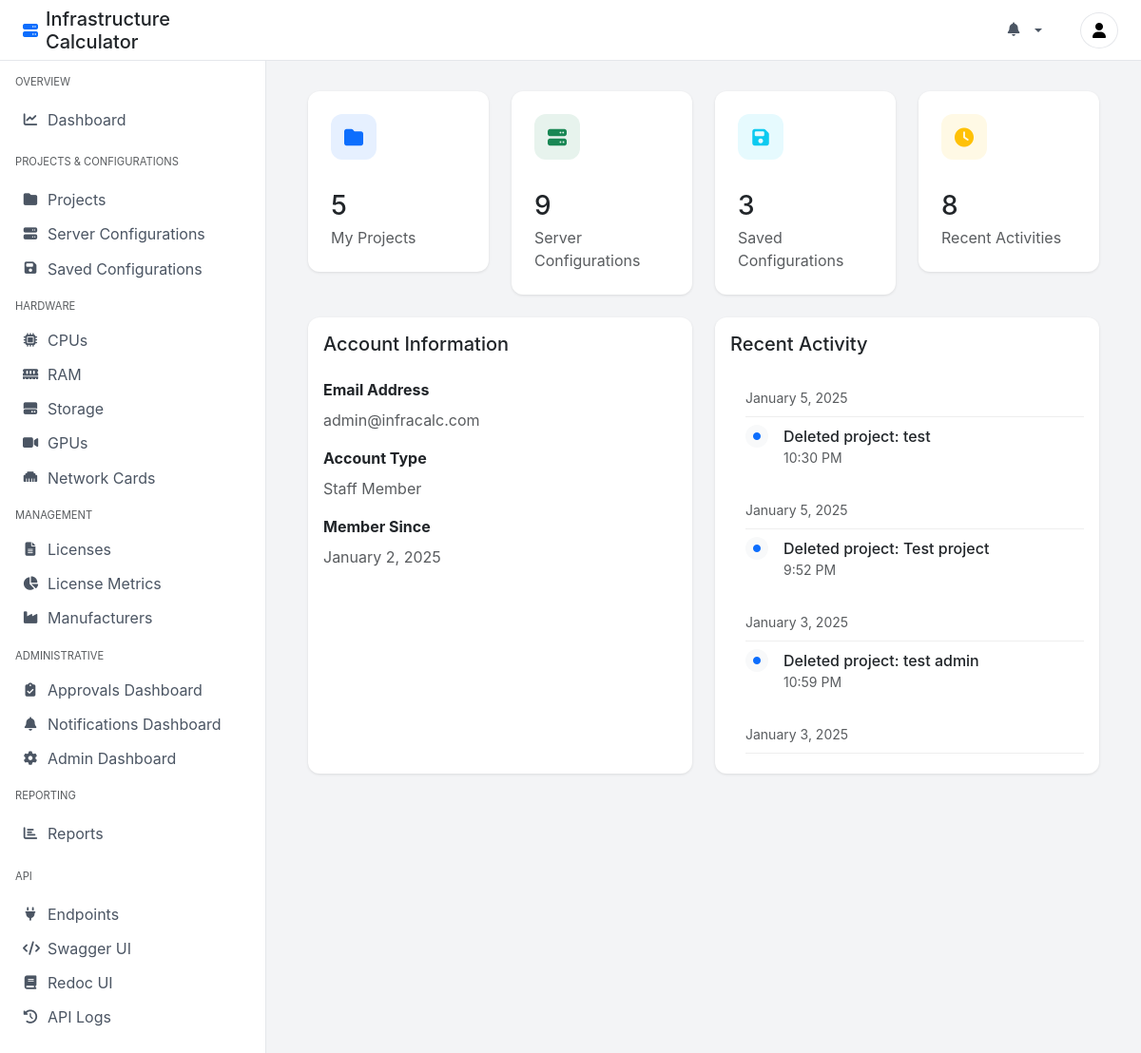
/profile/ (signed in), run on the app's committed database.
### calculator/models.py (models this page shows, shortened)
class UserActivity(models.Model):
    user = models.ForeignKey(settings.AUTH_USER_MODEL, on_delete=models.CASCADE)
    title = models.CharField(max_length=255)
    description = models.TextField(blank=True, null=True)
    timestamp = models.DateTimeField(auto_now_add=True)
    class Meta:
        verbose_name_plural = "User Activities"
        ordering = ['-timestamp']

### calculator/views.py (the view)
# urls.py: path('profile/', views.ProfileView.as_view(), name='profile'),
class ProfileView(LoginRequiredMixin, TemplateView):
    template_name = 'calculator/profile.html'
    def get_context_data(self, **kwargs):
        context = super().get_context_data(**kwargs)
        user = self.request.user
        context['projects_count'] = Project.objects.filter(created_by=user).count()
        context['configurations_count'] = ServerConfiguration.objects.filter(
            project__created_by=user
        ).count()
        context['saved_configs_count'] = SavedConfiguration.objects.count()
        recent_activities = UserActivity.objects.filter(user=user)[:10]
        context['recent_activities'] = recent_activities
        context['recent_activities_count'] = recent_activities.count()
        context['active_tab'] = 'profile'  # For sidebar highlighting
        return context

### calculator/context_processors.py (called while the page is built)
def notifications(request):
    if request.user.is_authenticated and request.user.is_staff:
        unread_notifications = Notification.objects.filter(
            recipient=request.user,
            is_read=False
        )
        return {
            'unread_notifications': unread_notifications,
            'unread_notifications_count': unread_notifications.count(),  # Changed variable name to match template
        }
    return {
        'unread_notifications': [],
        'unread_notifications_count': 0,  # Changed variable name to match template
    }

### calculator/templates/calculator/profile.html (shortened to what this page needs)
{% extends 'calculator/base.html' %}
{% block content %}
    <div class="row g-4 mb-4">
        <div class="col-md-3">
            <a href="{% url 'project_list' %}" class="text-decoration-none">
                <div class="stat-card card hover-card">
                    <div class="d-flex justify-content-between align-items-start mb-3">
                        <div class="stat-icon bg-primary bg-opacity-10 text-primary">
                            <i class="fas fa-folder fa-lg"></i>
                        </div>
                    </div>
                    <h3 class="mb-1">{{ projects_count }}</h3>
                    <p class="text-muted mb-0">My Projects</p>
                </div>
            </a>
        </div>
        <div class="col-md-3">
            <a href="{% url 'serverconfiguration_list' %}" class="text-decoration-none">
                <div class="stat-card card hover-card">
                    <div class="d-flex justify-content-between align-items-start mb-3">
                        <div class="stat-icon bg-success bg-opacity-10 text-success">
                            <i class="fas fa-server fa-lg"></i>
                        </div>
                    </div>
                    <h3 class="mb-1">{{ configurations_count }}</h3>
                    <p class="text-muted mb-0">Server Configurations</p>
                </div>
            </a>
        </div>
        <div class="col-md-3">
            <a href="{% url 'savedconfiguration_list' %}" class="text-decoration-none">
                <div class="stat-card card hover-card">
                    <div class="d-flex justify-content-between align-items-start mb-3">
                        <div class="stat-icon bg-info bg-opacity-10 text-info">
                            <i class="fas fa-save fa-lg"></i>
                        </div>
                    </div>
                    <h3 class="mb-1">{{ saved_configs_count }}</h3>
                    <p class="text-muted mb-0">Saved Configurations</p>
                </div>
            </a>
        </div>
        <div class="col-md-3">
            <div class="stat-card card">
                <div class="d-flex justify-content-between align-items-start mb-3">
                    <div class="stat-icon bg-warning bg-opacity-10 text-warning">
                        <i class="fas fa-clock fa-lg"></i>
                    </div>
                </div>
                <h3 class="mb-1">{{ recent_activities_count }}</h3>
                <p class="text-muted mb-0">Recent Activities</p>
            </div>
        </div>
    </div>
    <div class="row g-4">
        <div class="col-md-6">
            <div class="card h-100">
                <div class="card-body">
                    <h5 class="card-title mb-4">Account Information</h5>
                    <div class="mb-3">
                        <label class="form-label fw-bold">Email Address</label>
                        <p class="text-muted">{{ request.user.email }}</p>
                    </div>
                    <div class="mb-3">
                        <label class="form-label fw-bold">Account Type</label>
                        <p class="text-muted">{% if request.user.is_staff %}Staff Member{% else %}Standard User{% endif %}</p>
                    </div>
                    <div class="mb-3">
                        <label class="form-label fw-bold">Member Since</label>
                        <p class="text-muted">{{ request.user.date_joined|date:"F j, Y" }}</p>
                    </div>
                </div>
            </div>
        </div>
        <div class="col-md-6">
            <div class="card h-100">
                <div class="card-body">
                    <h5 class="card-title mb-4">Recent Activity</h5>
                    <div class="timeline custom-scrollbar">
                        {% for activity in recent_activities %}
                            {% if forloop.first or activity.timestamp|date:"Y-m-d" != prev_date %}
                                <div class="timeline-date">
                                    <small class="text-muted">{{ activity.timestamp|date:"F j, Y" }}</small>
                                </div>
                            {% endif %}
                            <div class="timeline-item">
                                <div class="timeline-icon bg-light">
                                    <i class="fas fa-circle text-primary"></i>
                                </div>
                                <div class="ms-3">
                                    <div class="fw-medium">{{ activity.title }}</div>
                                    <div class="text-muted small">{{ activity.timestamp|time:"g:i A" }}</div>
                                </div>
                            </div>
                        {% empty %}
                            <div class="text-center text-muted py-4">
                                <i class="fas fa-clock fa-2x mb-3"></i>
                                <p>No recent activity</p>
                            </div>
                        {% endfor %}
                    </div>
                </div>
            </div>
        </div>
    </div>
{% endblock %}

### calculator/templates/calculator/base.html (style rules this page uses)
:root { --primary-color: #4f46e5; --sidebar-width: 280px; --header-height: 64px; }
body { background-color: #f3f4f6; font-family: 'Inter', system-ui, -apple-system, sans-serif; }
.card { background: #fff; border-radius: 12px; border: none; box-shadow: 0 1px 3px rgba(0,0,0,0.1); }
.stat-card { padding: 1.5rem; transition: all 0.3s ease; overflow: hidden; }
.stat-icon { display: inline-flex; align-items: center; justify-content: center; width: 48px; height: 48px; border-radius: 12px; margin-bottom: 1rem; }

### calculator/templates/calculator/profile.html (style rules this page uses)
.timeline { position: relative; padding-left: 1rem; max-height: 400px; overflow-y: auto; }
.timeline-date { position: sticky; top: 0; background: white; padding: 8px 0; margin-bottom: 8px; z-index: 1; border-bottom: 1px solid #eee; }
.timeline-item { display: flex; align-items: start; padding-bottom: 1.5rem; position: relative; }
.timeline-icon { width: 24px; height: 24px; border-radius: 50%; display: flex; align-items: center; justify-content: center; flex-shrink: 0; }
.timeline-icon i { font-size: 8px; }
.hover-card { transition: transform 0.2s ease-in-out, box-shadow 0.2s ease-in-out; }

### data on the page
UserActivity: timestamp "January 5, 2025", title "Deleted project: test", timestamp "10:30 PM"
UserActivity: timestamp "January 5, 2025", title "Deleted project: Test project", timestamp "9:52 PM"
UserActivity: timestamp "January 3, 2025", title "Deleted project: test admin", timestamp "10:59 PM"
UserActivity: timestamp "January 3, 2025"

### other printed values
{{ projects_count }} "5"
{{ configurations_count }} "9"
{{ saved_configs_count }} "3"
{{ recent_activities_count }} "8"
{{ request.user.email }} "admin@infracalc.com"
{{ request.user.date_joined|date:"F j, Y" }} "January 2, 2025"
